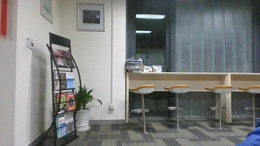
%> input picture test_imgs/2.jpg, 260 x 146 px, shrunk from 1280 x 720 before the run
$ octave toy_Body.m   (GNU Octave 9; MATLAB toolbox functions it lacks are replaced by stand-ins)
%> lines starting %> are read from the running program, lines starting %| are printed output that depends on the picture; in (x1, y1, x2, y2) boxes, pixels count from 0 and x2, y2 are one past the last pixel; in counts of white or black regions, pixels touching at a corner belong together; the program's own positions count from 1
### toy_code/gaussian.m
function blurIm=gaussian(image, sigma, k)
    kernelSize = round(sigma*3*k - 1);
    if(kernelSize<1)
        kernelSize = 1;
    end
	kernel = fspecial('gaussian', [kernelSize kernelSize], sigma);

	blurIm = imfilter(image,kernel,'replicate');
end

### toy_code/toy_Body.m
clc;
clear all;
tic
back = im2double(rgb2gray((imread('../test_imgs/2.jpg'))));
%> back: size 146x260 double; min 0.0745, max 0.988, mean 0.489
data = im2double(rgb2gray((imread('../test_imgs/1.jpg'))));
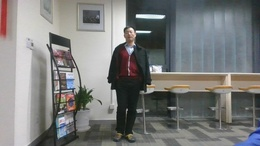
%> input picture test_imgs/1.jpg, 260 x 146 px, shrunk from 1280 x 720 before the run
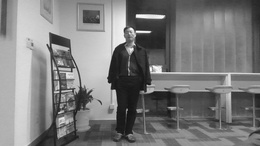
%> data: size 146x260 double; min 0.0627, max 1, mean 0.486

back = gaussian(back, 2, 5);
data = gaussian(data, 2, 5);
%> call 2 of gaussian, with sigma = 2, k = 5
%> in gaussian (call 2), `blurIm = imfilter(image,kernel,'replicate');`:
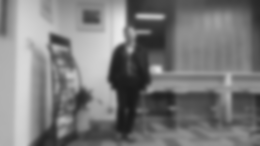
%> blurIm: size 146x260 double; min 0.0975, max 0.914, mean 0.486
% figure(1);
% subplot(2,2,1);
% imshow(data);
body = abs(data - back) > 0.14 ;
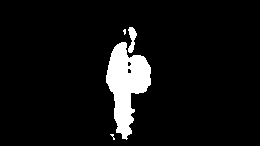
%> body: size 146x260 logical; 6.7% white; 4 white regions (2 under 20 px), largest, box (x1, y1, x2, y2) and area: (106, 42, 151, 140) 2383, (128, 27, 137, 53) 135
% subplot(2,2,2);
% imshow(body);
imshow(bwareafilt(body,1));
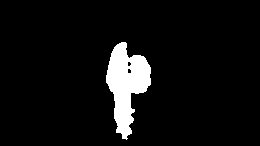
%> displayed picture: size 146x260 logical; 6.3% white; 1 white region, box (x1, y1, x2, y2) and area: (106, 42, 151, 140) 2383
body2 = bwareafilt(body,2);
%> body2: size 146x260 logical; 6.6% white; 2 white regions
body_without_head = bwareafilt(body,1);
bb = regionprops(body_without_head,'BoundingBox');
%> bb = 1 region; box (x1, y1, x2, y2): (106, 42, 151, 140)
bb_index = bb.BoundingBox;
%> bb_index = [106.5 42.5 45 98]
% bbimg is the bounding box image, which is small and faster to compute.
bbimg = body_without_head(bb_index(2):bb_index(2)+bb_index(4),bb_index(1):bb_index(1)+bb_index(3));
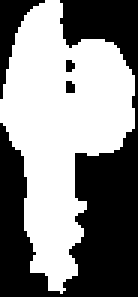
%> bbimg: size 99x46 logical (shown 3 times larger); 52.3% white; 4 black regions (2 under 20 px), largest, box (x1, y1, x2, y2) and area: (0, 0, 46, 99) 1987, (0, 0, 15, 33) 163
c =normxcorr2(bbimg,body_without_head);
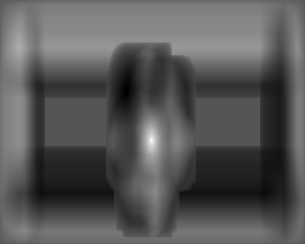
%> c: size 244x305 double; min -0.501, max 1, mean 0.0161; drawn with min black and max white
max(c(:))
%> ans = 1
subplot(2,2,3);
imshow(back);
subplot(2,2,4);
imshow(body);
figure(2);
imshow(body);

toc
